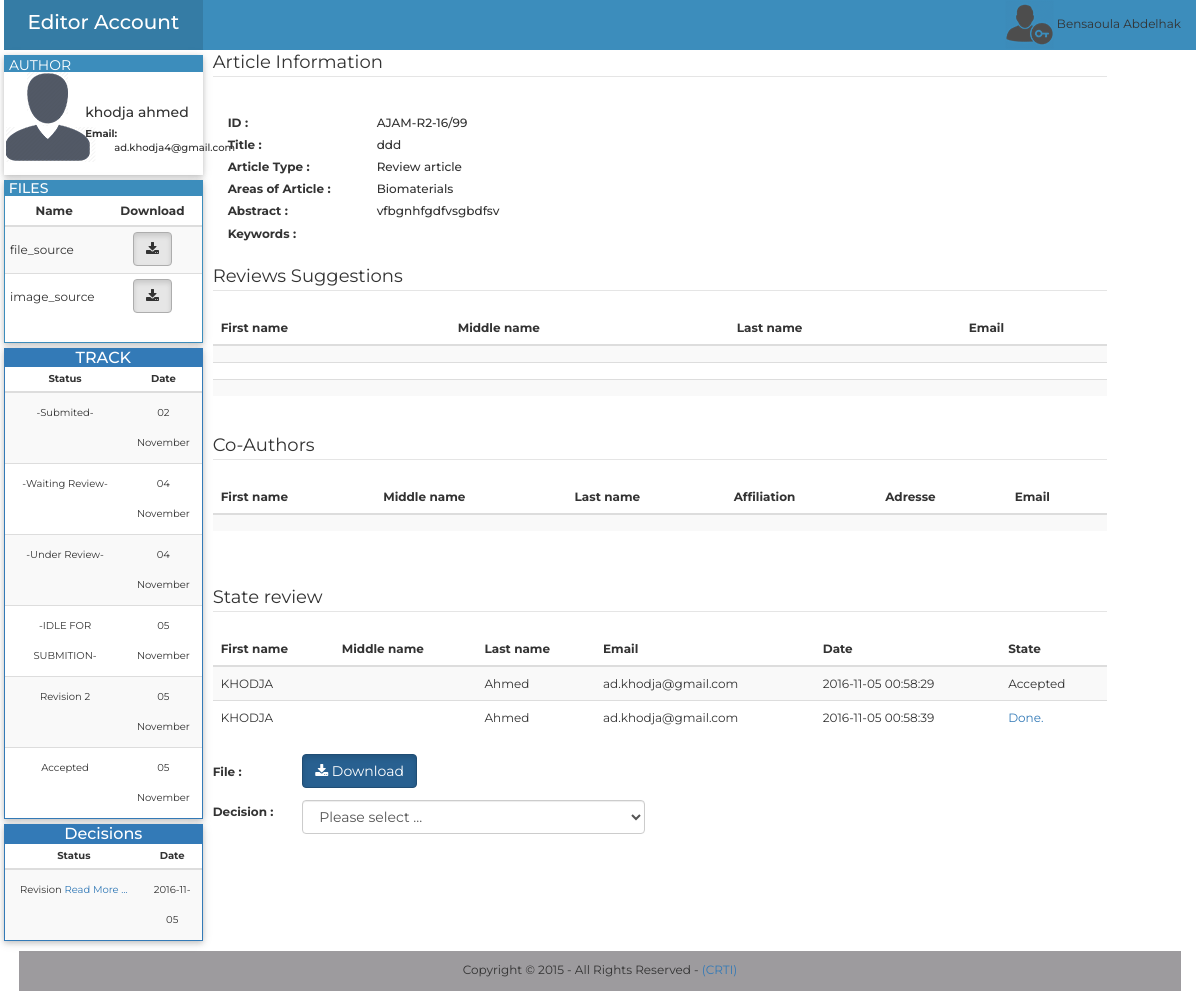
Screenshot of /Editor-in-chief/php/show_rev2.php?idar=99&et_e=187&idau=19 (signed in) with the database file from the repository.
### tables this page shows
CREATE TABLE `personne` (
  `id` int(11) NOT NULL AUTO_INCREMENT,
  `fname` varchar(255) NOT NULL,
  `mname` varchar(255) DEFAULT NULL,
  `lname` varchar(255) NOT NULL,
  `affiliation` varchar(255) NOT NULL,
  `adresse` varchar(255) NOT NULL,
  `city` varchar(255) NOT NULL,
  `state` varchar(255) NOT NULL,
  `contry` varchar(255) NOT NULL,
  `pcode` varchar(10) NOT NULL,
  `email` varchar(255) NOT NULL,
  `phone` varchar(20) DEFAULT NULL,
  `fax` varchar(20) DEFAULT NULL,
  `password` varchar(255) NOT NULL,
  `date` datetime DEFAULT NULL,
  `title` varchar(255) NOT NULL,
  `grade` varchar(255) NOT NULL,
  PRIMARY KEY (`id`),
  UNIQUE KEY `email` (`email`)
);

CREATE TABLE `file` (
  `id` int(11) NOT NULL AUTO_INCREMENT,
  `name` varchar(255) NOT NULL,
  `size` varchar(255) DEFAULT NULL,
  `article` int(11) NOT NULL,
  `type` varchar(20) NOT NULL,
  `extension` varchar(255) DEFAULT NULL,
  PRIMARY KEY (`id`),
  KEY `article_fk` (`article`),
  CONSTRAINT `article_fk` FOREIGN KEY (`article`) REFERENCES `article` (`id`) ON DELETE CASCADE ON UPDATE CASCADE
);

CREATE TABLE `state_editor` (
  `id` int(11) NOT NULL AUTO_INCREMENT,
  `article` int(11) NOT NULL,
  `file` int(11) DEFAULT NULL,
  `etat` varchar(255) NOT NULL,
  `date` datetime NOT NULL,
  `editor` int(11) NOT NULL,
  `vu` varchar(255) DEFAULT 'no',
  PRIMARY KEY (`id`),
  KEY `fk_article_editor_chef` (`article`),
  KEY `fk_file_editor_chef` (`file`),
  CONSTRAINT `fk_article_editor_chef` FOREIGN KEY (`article`) REFERENCES `article` (`id`) ON DELETE CASCADE ON UPDATE CASCADE,
  CONSTRAINT `fk_file_editor_chef` FOREIGN KEY (`file`) REFERENCES `file` (`id`) ON DELETE CASCADE ON UPDATE CASCADE
);

CREATE TABLE `decision` (
  `id` int(11) NOT NULL AUTO_INCREMENT,
  `decision` text NOT NULL,
  `state_author` int(11) NOT NULL,
  `article` int(11) NOT NULL,
  `editor` int(11) NOT NULL,
  `date` date NOT NULL,
  `file` varchar(255) DEFAULT NULL,
  `type` varchar(255) NOT NULL,
  PRIMARY KEY (`id`)
);

CREATE TABLE `article` (
  `etiquette` varchar(255) DEFAULT NULL,
  `id` int(11) NOT NULL AUTO_INCREMENT,
  `author` int(11) NOT NULL,
  `title` mediumtext NOT NULL,
  `type` varchar(255) NOT NULL,
  `area` varchar(255) NOT NULL,
  `abstract` text NOT NULL,
  `keywords` text NOT NULL,
  `date` datetime NOT NULL,
  `state` varchar(255) NOT NULL,
  `cle` varchar(255) NOT NULL,
  PRIMARY KEY (`id`),
  KEY `author` (`author`),
  CONSTRAINT `author` FOREIGN KEY (`author`) REFERENCES `personne` (`id`) ON DELETE CASCADE ON UPDATE CASCADE
);

CREATE TABLE `sug_rev` (
  `id` int(11) NOT NULL AUTO_INCREMENT,
  `fname` varchar(255) NOT NULL,
  `lname` varchar(255) NOT NULL,
  `mname` varchar(255) NOT NULL,
  `email` varchar(255) NOT NULL,
  `article` int(255) DEFAULT NULL,
  PRIMARY KEY (`id`)
);

CREATE TABLE `co_author` (
  `id` int(11) NOT NULL AUTO_INCREMENT,
  `fname` varchar(100) NOT NULL,
  `mname` varchar(100) DEFAULT NULL,
  `lname` varchar(100) NOT NULL,
  `affiliation` varchar(255) NOT NULL,
  `adresse` varchar(255) NOT NULL,
  `email` varchar(100) NOT NULL,
  `article` int(11) NOT NULL,
  PRIMARY KEY (`id`),
  KEY `article` (`article`),
  CONSTRAINT `article` FOREIGN KEY (`article`) REFERENCES `article` (`id`) ON DELETE CASCADE ON UPDATE CASCADE
);

CREATE TABLE `reviewer` (
  `id` int(11) NOT NULL AUTO_INCREMENT,
  `password` varchar(255) NOT NULL,
  `author` int(11) DEFAULT NULL,
  `fname` varchar(255) NOT NULL,
  `mname` varchar(255) DEFAULT NULL,
  `lname` varchar(255) NOT NULL,
  `email` varchar(255) NOT NULL,
  PRIMARY KEY (`id`)
);

### Editor-in-chief/php/show_rev2.php (the view, shortened to what the rows shown need)
<?php
$id_article=$_GET['idar'];
include_once("../../../../php/cnx.php");
$select = $conn->query("SELECT etiquette,title,type,area,abstract,keywords,author FROM article WHERE id=".$id_article);
$row = $select->fetch_assoc();
$select_etat = $conn->query("SELECT id, etat,file, DATE_FORMAT(date, '%d %M') as date FROM state_editor WHERE article=".$id_article);
$select_decision = $conn->query("SELECT id,decision,type,date FROM decision WHERE article=".$id_article);
?>
<!doctype html>
<html xmlns="http://www.w3.org/1999/html" xmlns="http://www.w3.org/1999/html">
<head>
    <link href="../../../../bootstrap/css/bootstrap.min.css" rel="stylesheet" type="text/css">
    <link rel="stylesheet" href="../css/font-awesome.css" type="text/css" />
    <link href="https://cdn.datatables.net/1.10.10/css/dataTables.bootstrap.min.css" rel="stylesheet" type="text/css">
    <link href="../css/show2.css" rel="stylesheet" type="text/css">
</head>
<body>
<div class="container-fluid">
    <div class="row menu_row">
        <?php
        $select_author=$conn->query("SELECT fname,lname,email FROM personne WHERE id=".$row['author']);
        $row_author= $select_author->fetch_assoc();
        ?>
        <div class="col-sm-2 menu">
            <div class="row profile">
                <div class="col-sm-7 pading_profile text_moyen">
                    <div class="form-group">
                        <div class="row min_height">
                            <label class="col-lg-12 control-label no_padding font_14" for="text"><?php echo $row_author['fname']." ".$row_author['lname']; ?>  </label>
                        </div>
                        <div class="row min_height">
                            <label class="col-lg-3 control-label no_padding" for="text">Email: </label>
                            <label class="col-lg-9 control-label no_padding text_label" for="text">&nbsp;<?php echo" ". $row_author['email']  ?> </label>
                        </div>
                    </div>
                </div>
            </div>
            <div class="row menu">
                <div class="panel panel-info panel_perso">
                    <div class="panel-body panel_body_perso">
                        <div class="row">
                            <table class="table table-striped table-condensed">
                                <thead>
                                <tr>
                                    <th width="50%" class="text-center">Name</th>
                                    <th width="50" class="text-center">Download</th>
                                </tr>
                                </thead>
                                <tbody>
                                <?php
                                $file_sources=$conn->query("SELECT name,size,type from file WHERE article=".$id_article." AND type like '%source'");
                                while($file_res=$file_sources->fetch_assoc()){
                                    echo "<tr><td><span class='line_height'>".$file_res['type']."</span></td>";
                                    echo "<td class='text-center'><a href=\"downloads.php?id=".$row["author"]."&ida=".$id_article."&a=".$file_res['name']."\" style=\"color: #FFFFFF\"><button type=\"button\" class=\"btn btn-default active\"><i class=\"fa fa-download\"></i> </button></a></td></tr>";
                                }
                                ?>
                                </tbody>
                            </table>
                        </div>
                    </div>
                </div>
            </div>
            <div class="row menu">
                <?php
                if($select_etat->num_rows!=0){
                    echo"
<div class=\"panel panel-primary panel_perso\">
<div class=\"panel-heading head_perso\">
<h3 class=\"panel-title text-center\">TRACK</h3>
 </div>
  <table class=\"table table-striped table-condensed font_10\">
    <thead>
      <tr>
        <th  class=\"text-center\">Status</th>
        <th   class=\"text-center\">Date</th>
      </tr>
    </thead>
    <tbody>";
                    while($row_etat = $select_etat->fetch_assoc()){
                        echo"
      <tr>
        <td class=\"text-center \"style=\"line-height:3;\">".$row_etat['etat']."</td>
        <td class=\"text-center\" style=\"line-height:3;\">".$row_etat['date']."</td>
      </tr>
    ";
                    }
                    echo"</tbody>
  </table>
</div>
";
                }
                ?>
            </div>
            <div class="row menu">
                <?php
                if($select_decision->num_rows!=0){
                    echo"
<div class=\"panel panel-primary panel_perso\">
<div class=\"panel-heading head_perso\">
<h3 class=\"panel-title text-center\">Decisions</h3>
 </div>
  <table class=\"table table-striped table-condensed font_10\">
    <thead>
      <tr>
        <th width=\"70%\" class=\"text-center\">Status</th>
        <th   class=\"text-center\">Date</th>
      </tr>
    </thead>
    <tbody>";
                    while($row_decision = $select_decision->fetch_assoc()){
                        echo"
      <tr>
        <td class=\"text-center \"style=\"line-height:3;\">".$row_decision['type']." <a href=\"#\" data-width=\"700\" data-rel=".$row_decision['id']." class=\"poplight\">Read More ...</a></td>
        <td class=\"text-center\" style=\"line-height:3;\">".$row_decision['date']."</td>
      </tr>
 <div id=".$row_decision['id']." class=\"popup_block\">
                <p>Decision :</br></br>".utf8_encode(nl2br($row_decision['decision']))."</p>
            </div>
    ";
                    }
                    echo"</tbody>
  </table>
</div>
";
                }
                ?>
            </div>
        </div>
        <div class="col-sm-9 pad" >
            <div class="form-group">
                <div class="row">
                    <div class="form-group">
                        <div class="col-lg-10">
                            <label for="text" class=" control-label text-left texte text_label"id="titre" ><?php echo $row['etiquette'].$id_article; ?> </label>
                        </div>
                    </div>
                </div><div class="row">
                    <div class="form-group">
                        <div class="col-lg-10">
                            <label for="text" class=" control-label text-left texte text_label"id="titre" ><?php echo $row['title']; ?> </label>
                        </div>
                    </div>
                </div>
                <div class="row">
                    <div class="form-group">
                        <div class="col-lg-10">
                            <label for="text" class=" control-label text-left texte text_label"id="type_article" ><?php echo $row['type']; ?> </label>
                        </div>
                    </div>
                </div>
                <div class="row">
                    <div class="form-group">
                        <div class="col-lg-10">
                            <label for="text" class=" control-label text-left texte text_label"id="area_article" ><?php echo $row['area']; ?> </label>
                        </div>
                    </div>
                </div>
                <div class="row">
                    <div class="form-group">
                        <div class="col-lg-10">
                            <label for="text" class="  text-left texte text_label"id="abstract_article" ><?php  echo $row['abstract'] ; ?> </label>
                        </div>
                    </div>
                </div>
                <?php
                $select2 = $conn->query("SELECT fname,mname,lname,email FROM sug_rev WHERE article=".$id_article);
                echo"
<div class=\"row\"><legend class='texte_legend'>Reviews Suggestions</legend> </div>
<div class=\"row\">
    <table class=\"table table-striped\" >
    <thead>
      <tr>
        <th>First name</th>
        <th>Middle name</th>
        <th>Last name</th>
        <th>Email</th>
      </tr>
    </thead>
    <tbody>";
                while($row2 = $select2->fetch_assoc()){
                    echo"
      <tr>
        <td class='texte'>".$row2['fname']."</td>
        <td class='texte'>".$row2['mname']."</td>
        <td class='texte'>".$row2['lname']."</td>
        <td class='texte'>".$row2['email']."</td>
      </tr>
                    ";
                }
                echo"</tbody>
  </table>
</div>
                       ";
                ?>
                <?php
                $co=$conn->query("SELECT fname,mname,lname,affiliation,adresse,email  FROM co_author WHERE article=".$id_article);
                if ($co->num_rows!=0) {
                    echo"
<div class=\"row\"><legend class='texte_legend'>Co-Authors </legend> </div>
<div class=\"row\">
    <table class=\"table table-striped\" >
    <thead>
      <tr>
        <th>First name</th>
        <th>Middle name</th>
        <th>Last name</th>
        <th>Affiliation</th>
        <th>Adresse</th>
        <th>Email</th>
      </tr>
    </thead>
    <tbody>";
                    while($co_row = $co->fetch_assoc()){
                        echo"
      <tr>
        <td class='texte'>".$co_row['fname']."</td>
        <td class='texte'>".$co_row['mname']."</td>
        <td class='texte'>".$co_row['lname']."</td>
        <td class='texte'>".$co_row['affiliation']."</td>
        <td class='texte'>".$co_row['adresse']."</td>
        <td class='texte'>".$co_row['email']."</td>
      </tr>
                    ";
                    }
                    echo"</tbody>
  </table>
</div>
                       ";
                }
                ?>
                <div class="row">
                    <?php
                    $review=$conn->query("SELECT reviewer,date_accepte,resultat,date_result,date,state from state_review WHERE article=".$id_article." AND type='Review 2'");
                    if($review)
                    {
                        $row_cnt = $review->num_rows;
                        if($row_cnt!=0){
                        echo"
<legend class='texte_legend'>State review </legend> <table class=\"table table-striped\" >
    <thead>
      <tr>
        <th>First name</th>
        <th>Middle name</th>
        <th>Last name</th>
        <th>Email</th>
        <th>Date</th>
        <th>State</th>
      </tr>
    </thead>
    <tbody>";}
                        while ($res_rev=$review->fetch_assoc()){
                            $reviewver=$conn->query("SELECT fname,mname,lname,email from reviewer WHERE id=".$res_rev["reviewer"]);
                            if($reviewver){
                                $rev_inf=$reviewver->fetch_assoc();
                            }else{die('Error : ('. $conn->error .') '. $conn->error);}
                            echo"
    <tr>
        <td class='texte'>".$rev_inf['fname']."</td>
        <td class='texte'>".$rev_inf['mname']."</td>
        <td class='texte'>".$rev_inf['lname']."</td>
        <td class='texte'>".$rev_inf['email']."</td>
        <td class='texte'>".$res_rev["date"]."</td>
    ";if($res_rev["state"]!=null){
                                if($res_rev["state"]=='Finished'){
                                    echo" <td class='texte'> <a href=\"#\" data-width=\"700\" data-rel=d".$res_rev["resultat"]." class=\"poplight\">Done.</a></td>  ";
                                }else{
                                    echo" <td class='texte'>".$res_rev["state"]."</td>  ";}
                            }else
                            {
                                echo" <td class='texte'>-----</td>  ";
                            }
                        }
                        echo"</tr></tbody></table>";
                    }
                    ?>
                </div>
            </div>
        </div>
    </div>
</body>
</html>

### rows the page displays
personne: fname "khodja", lname "ahmed", email "ad.khodja4@gmail.com"
file: type "file_source"
file: type "image_source"
state_editor: etat "-Submited-", date "02 November"
state_editor: etat "-Waiting Review-", date "04 November"
state_editor: etat "-Under Review-", date "04 November"
state_editor: etat "-IDLE FOR SUBMITION-", date "05 November"
state_editor: etat "Revision 2", date "05 November"
state_editor: etat "Accepted", date "05 November"
decision: type "Revision", date "2016-11-05"
article: etiquette "AJAM-R2-16/", title "ddd", type "Review article", area "Biomaterials", abstract "vfbgnhfgdfvsgbdfsv"
reviewer: fname "KHODJA", lname "Ahmed", email "ad.khodja@gmail.com"

### other values shown
$_SESSION['editor_in_chief_fname'] "Bensaoula"
$_SESSION['editor_in_chief_lname'] "Abdelhak"
$id_article "99"
$res_rev["date"] "2016-11-05 00:58:29"
$res_rev["state"] "Accepted"
$res_rev["date"] "2016-11-05 00:58:39"
